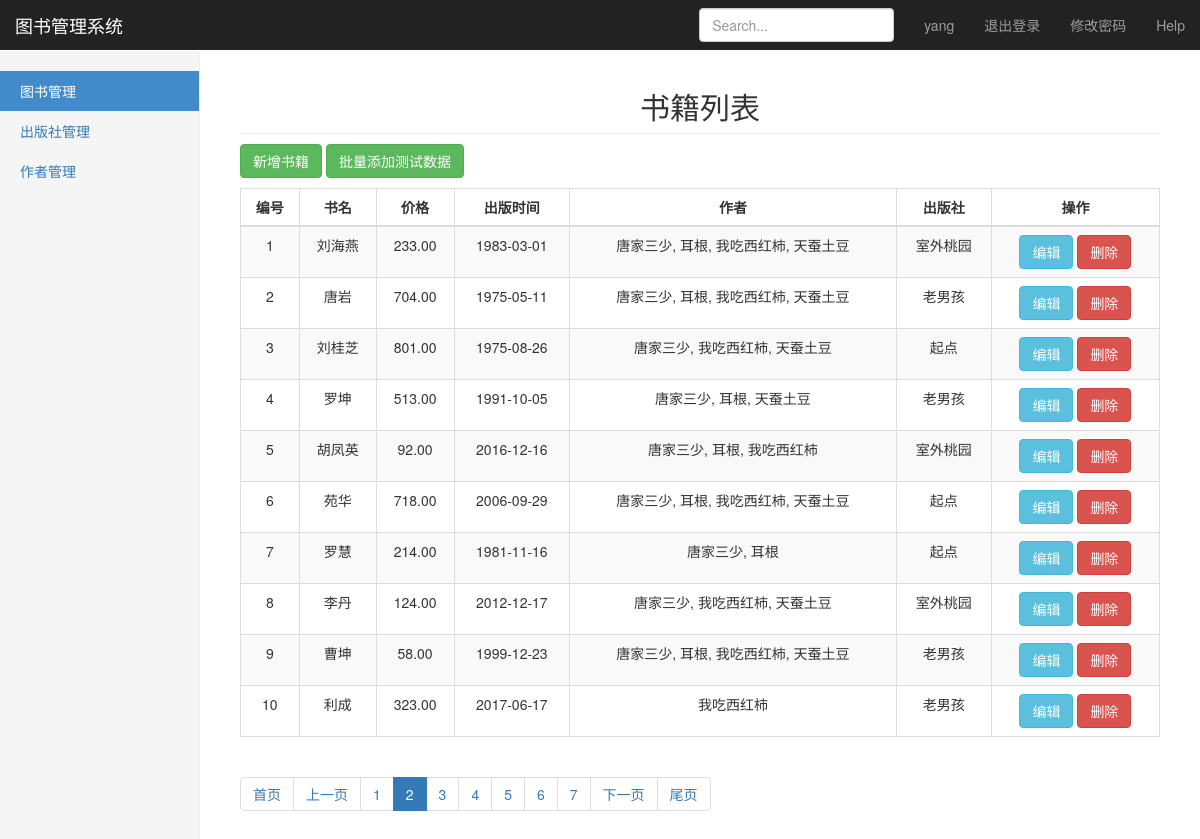
Page /books/book_list/?page=2 (signed in) on the committed database.
### books/models.py (models this page shows, shortened)
class Book(models.Model):
    id = models.AutoField(primary_key=True)
    title = models.CharField(max_length=32)
    price = models.DecimalField(max_digits=5, decimal_places=2)
    pub_date = models.DateField()
    authors = models.ManyToManyField(to='Author')
    publisher = models.ForeignKey(to='Publisher', on_delete=models.CASCADE)

class Author(models.Model):
    name = models.CharField(max_length=32)
    age = models.SmallIntegerField()
    detail = models.OneToOneField(to='AuthorDetail', on_delete=models.CASCADE)

class Publisher(models.Model):
    name = models.CharField(max_length=48)
    addr = models.TextField()
    def __str__(self):
        return self.name

### books/views.py (the view)
# urls.py: path('book_list/', views.book_list),
@login_required
def book_list(request):
    books = models.Book.objects.all()  # 这是queryset对象
    current_page = request.GET.get('page')
    paginator = Paginator(request, current_page, books.count(), 10, 7)
    books = books[paginator.start: paginator.end]
    return render(request, 'book_list.html', {'book_list': books, 'paginator': paginator, 'current_page': current_page})

### utils/paginator.py (called while the page is built)
    @property
    def start(self):
        return (self.current_page - 1) * self.per_page

    @property
    def end(self):
        return self.current_page * self.per_page

### templates/book_list.html (shortened to what this page needs)
{% extends "base.html" %}
{% block nav %}
    <li class="active"><a href="/books/book_list/">图书管理</a></li>
    <li><a href="#">出版社管理</a></li>
    <li><a href="#">作者管理</a></li>
{% endblock nav %}
{% block content %}
    <h2 class="sub-header text-center">书籍列表</h2>
    <div class="table-responsive">
        <a href="/books/add_book/">
            <button class="btn btn-success" style="margin-bottom: 10px">新增书籍</button>
        </a>
        <button id="add" class="btn btn-success" style="margin-bottom: 10px">批量添加测试数据</button>
        <table class="table table-striped table-bordered">
            <thead>
            <tr>
                <th>编号</th>
                <th>书名</th>
                <th>价格</th>
                <th>出版时间</th>
                <th>作者</th>
                <th>出版社</th>
                <th>操作</th>
            </tr>
            </thead>
            <tbody>
            {% for books in book_list %}
                <tr>
                    <td>{{ forloop.counter }}</td>
                    <td>{{ books.title }}</td>
                    <td>{{ books.price }}</td>
                    <td>{{ books.pub_date|date:'Y-m-d' }}</td>
                    <td>
                        {% for author in books.authors.all %}
                            {% if forloop.last %}
                                {{ author.name }}
                            {% else %}
                                {{ author.name }},
                            {% endif %}
                        {% endfor %}
                    </td>
                    <td>{{ books.publisher }}</td>
                    <td>
                        <a href="/books/edit_book/?pk={{ books.id }}">
                            <button type="button" class="btn btn-info edit">编辑</button>
                        </a>
                        <button type="button" class="btn btn-danger del" bid="{{ books.id }}">删除</button>
                    </td>
                </tr>
            {% endfor %}
            </tbody>
        </table>
    </div>
    {{ paginator.page_html|safe }}
{% endblock content %}

### templates/base.html (shortened to what this page needs)
<!DOCTYPE html>
<html lang="en">
<head>
    <link rel="stylesheet" href="https://cdn.jsdelivr.net/npm/bootstrap@3.3.7/dist/css/bootstrap.min.css"
>
    <link rel="stylesheet" href="/static/css/index.css">
</head>
<body>
<nav class="navbar navbar-inverse navbar-fixed-top">
    <div class="container-fluid">
        <div class="navbar-header">
            <a class="navbar-brand" href="#">图书管理系统</a>
        </div>
        <div id="navbar" class="navbar-collapse collapse">
            <ul class="nav navbar-nav navbar-right">
                <li><a href="#">{{ request.user }}</a></li>
                <li><a href="/logout/">退出登录</a></li>
                <li><a href="/edit_pwd/">修改密码</a></li>
                <li><a href="#">Help</a></li>
            </ul>
            <form class="navbar-form navbar-right">
                <input type="text" class="form-control" placeholder="Search...">
            </form>
        </div>
    </div>
</nav>
<div class="container-fluid">
    <div class="row">
        <div class="col-sm-3 col-md-2 sidebar">
            <ul class="nav nav-sidebar">
                {% block nav %}
                {% endblock nav %}
            </ul>
        </div>
        <div class="col-sm-9 col-sm-offset-3 col-md-10 col-md-offset-2 main">
            {% block content %}
            {% endblock content %}
        </div>
    </div>
</div>
</body>
</html>

### static/css/index.css (style rules this page uses)
body { padding-top: 50px; }
.sub-header { padding-bottom: 10px; border-bottom: 1px solid #eee; }
.navbar-fixed-top { border: 0; }
.sidebar { display: none; }
@media (min-width: 768px) { .sidebar { position: fixed; top: 51px; bottom: 0; left: 0; z-index: 1000; display: block; padding: 20px; overflow-x: hidden; overflow-y: auto; background-color: #f5f5f5; border-right: 1px solid #eee; } }
.nav-sidebar { margin-right: -21px; margin-bottom: 20px; margin-left: -20px; }
.nav-sidebar > li > a { padding-right: 20px; padding-left: 20px; }
.nav-sidebar > .active > a, .nav-sidebar > .active > a:hover, .nav-sidebar > .active > a:focus { color: #fff; background-color: #428bca; }
.main { padding: 20px; }
@media (min-width: 768px) { .main { padding-right: 40px; padding-left: 40px; } }
th, td { text-align: center; }

### rows in the picture
Book: title "刘海燕", price "233.00", pub_date "1983-03-01", publisher "室外桃园"
Author: name "唐家三少"
Author: name "耳根"
Author: name "我吃西红柿"
Author: name "天蚕土豆"
Book: title "唐岩", price "704.00", pub_date "1975-05-11", publisher "老男孩"
Book: title "刘桂芝", price "801.00", pub_date "1975-08-26", publisher "起点"
Book: title "罗坤", price "513.00", pub_date "1991-10-05", publisher "老男孩"
Book: title "胡凤英", price "92.00", pub_date "2016-12-16", publisher "室外桃园"
Book: title "苑华", price "718.00", pub_date "2006-09-29", publisher "起点"
Book: title "罗慧", price "214.00", pub_date "1981-11-16", publisher "起点"
Book: title "李丹", price "124.00", pub_date "2012-12-17", publisher "室外桃园"
Book: title "曹坤", price "58.00", pub_date "1999-12-23", publisher "老男孩"
Book: title "利成", price "323.00", pub_date "2017-06-17", publisher "老男孩"

### other values in the picture
{{ request.user }} "yang"
{{ paginator.page_html|safe }} "首页 上一页 1 2 3 4 5 6 7 下一页 尾页"
